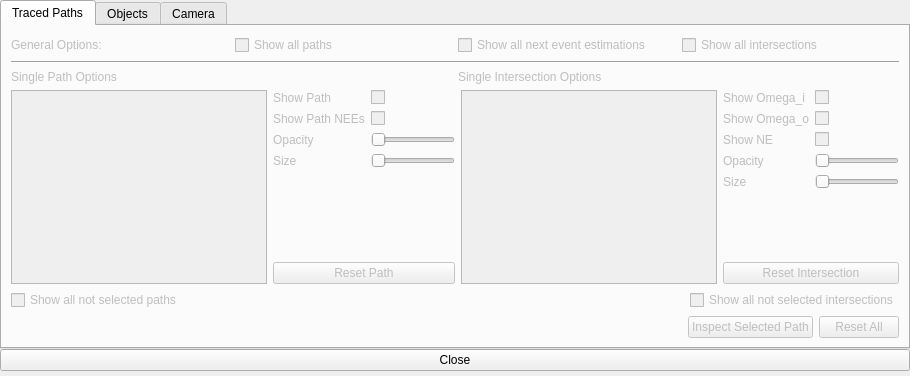
<?xml version="1.0" encoding="UTF-8"?>
<ui version="4.0">
 <class>uirendersceneoptions</class>
 <widget class="QWidget" name="uirendersceneoptions">
  <property name="enabled">
   <bool>true</bool>
  </property>
  <property name="geometry">
   <rect>
    <x>0</x>
    <y>0</y>
    <width>958</width>
    <height>404</height>
   </rect>
  </property>
  <property name="sizePolicy">
   <sizepolicy hsizetype="Fixed" vsizetype="Fixed">
    <horstretch>0</horstretch>
    <verstretch>0</verstretch>
   </sizepolicy>
  </property>
  <property name="minimumSize">
   <size>
    <width>0</width>
    <height>0</height>
   </size>
  </property>
  <property name="windowTitle">
   <string>Scene Options</string>
  </property>
  <layout class="QVBoxLayout" name="verticalLayout" stretch="0,0">
   <property name="spacing">
    <number>0</number>
   </property>
   <property name="sizeConstraint">
    <enum>QLayout::SetFixedSize</enum>
   </property>
   <property name="leftMargin">
    <number>0</number>
   </property>
   <property name="topMargin">
    <number>0</number>
   </property>
   <property name="rightMargin">
    <number>0</number>
   </property>
   <property name="bottomMargin">
    <number>5</number>
   </property>
   <item>
    <widget class="QTabWidget" name="tabWidget">
     <property name="currentIndex">
      <number>0</number>
     </property>
     <widget class="QWidget" name="scene_traced_paths">
      <attribute name="title">
       <string>Traced Paths</string>
      </attribute>
      <layout class="QVBoxLayout" name="verticalLayout_3">
       <item>
        <layout class="QHBoxLayout" name="horizontalLayout">
         <item>
          <widget class="QLabel" name="labelGeneral">
           <property name="enabled">
            <bool>false</bool>
           </property>
           <property name="text">
            <string>General Options:</string>
           </property>
          </widget>
         </item>
         <item>
          <widget class="QCheckBox" name="cbShowAllPaths">
           <property name="enabled">
            <bool>false</bool>
           </property>
           <property name="text">
            <string>Show all paths</string>
           </property>
          </widget>
         </item>
         <item>
          <widget class="QCheckBox" name="cbShowAllNEEs">
           <property name="enabled">
            <bool>false</bool>
           </property>
           <property name="text">
            <string>Show all next event estimations</string>
           </property>
          </widget>
         </item>
         <item>
          <widget class="QCheckBox" name="cbShowAllIntersections">
           <property name="enabled">
            <bool>false</bool>
           </property>
           <property name="text">
            <string>Show all intersections</string>
           </property>
          </widget>
         </item>
        </layout>
       </item>
       <item>
        <widget class="Line" name="line">
         <property name="orientation">
          <enum>Qt::Horizontal</enum>
         </property>
        </widget>
       </item>
       <item>
        <layout class="QHBoxLayout" name="horizontalLayout_4">
         <item>
          <widget class="QLabel" name="labelPathOptions">
           <property name="enabled">
            <bool>false</bool>
           </property>
           <property name="text">
            <string>Single Path Options</string>
           </property>
          </widget>
         </item>
         <item>
          <widget class="QLabel" name="labelIntersectionOptions">
           <property name="enabled">
            <bool>false</bool>
           </property>
           <property name="text">
            <string>Single Intersection Options</string>
           </property>
          </widget>
         </item>
        </layout>
       </item>
       <item>
        <layout class="QHBoxLayout" name="horizontalLayout_2">
         <item>
          <widget class="QListWidget" name="listPaths">
           <property name="enabled">
            <bool>false</bool>
           </property>
           <property name="sizePolicy">
            <sizepolicy hsizetype="Expanding" vsizetype="Expanding">
             <horstretch>0</horstretch>
             <verstretch>0</verstretch>
            </sizepolicy>
           </property>
          </widget>
         </item>
         <item>
          <layout class="QVBoxLayout" name="verticalLayout_2">
           <item>
            <layout class="QFormLayout" name="formLayout">
             <item row="0" column="0">
              <widget class="QLabel" name="labelShowPath">
               <property name="enabled">
                <bool>false</bool>
               </property>
               <property name="text">
                <string>Show Path</string>
               </property>
              </widget>
             </item>
             <item row="0" column="1">
              <widget class="QCheckBox" name="cbShowPathRays">
               <property name="enabled">
                <bool>false</bool>
               </property>
               <property name="text">
                <string/>
               </property>
              </widget>
             </item>
             <item row="1" column="0">
              <widget class="QLabel" name="labelShowPathNE">
               <property name="enabled">
                <bool>false</bool>
               </property>
               <property name="text">
                <string>Show Path NEEs</string>
               </property>
              </widget>
             </item>
             <item row="1" column="1">
              <widget class="QCheckBox" name="cbShowNEERays">
               <property name="enabled">
                <bool>false</bool>
               </property>
               <property name="text">
                <string/>
               </property>
              </widget>
             </item>
             <item row="2" column="0">
              <widget class="QLabel" name="labelPathOpacity">
               <property name="enabled">
                <bool>false</bool>
               </property>
               <property name="text">
                <string>Opacity</string>
               </property>
              </widget>
             </item>
             <item row="2" column="1">
              <widget class="QSlider" name="sliderPathOpacity">
               <property name="enabled">
                <bool>false</bool>
               </property>
               <property name="orientation">
                <enum>Qt::Horizontal</enum>
               </property>
              </widget>
             </item>
             <item row="3" column="0">
              <widget class="QLabel" name="labelPathSize">
               <property name="enabled">
                <bool>false</bool>
               </property>
               <property name="text">
                <string>Size</string>
               </property>
              </widget>
             </item>
             <item row="3" column="1">
              <widget class="QSlider" name="sliderPathSize">
               <property name="enabled">
                <bool>false</bool>
               </property>
               <property name="orientation">
                <enum>Qt::Horizontal</enum>
               </property>
              </widget>
             </item>
            </layout>
           </item>
           <item>
            <widget class="QPushButton" name="pbResetPath">
             <property name="enabled">
              <bool>false</bool>
             </property>
             <property name="text">
              <string>Reset Path</string>
             </property>
            </widget>
           </item>
          </layout>
         </item>
         <item>
          <widget class="QListWidget" name="listIntersections">
           <property name="enabled">
            <bool>false</bool>
           </property>
          </widget>
         </item>
         <item>
          <layout class="QVBoxLayout" name="verticalLayout_4">
           <item>
            <layout class="QFormLayout" name="formLayout_2">
             <item row="0" column="0">
              <widget class="QLabel" name="labelShowOmegaI">
               <property name="enabled">
                <bool>false</bool>
               </property>
               <property name="text">
                <string>Show Omega_i</string>
               </property>
              </widget>
             </item>
             <item row="1" column="0">
              <widget class="QLabel" name="labelShowOmegaO">
               <property name="enabled">
                <bool>false</bool>
               </property>
               <property name="text">
                <string>Show Omega_o</string>
               </property>
              </widget>
             </item>
             <item row="2" column="0">
              <widget class="QLabel" name="labelShowNE">
               <property name="enabled">
                <bool>false</bool>
               </property>
               <property name="text">
                <string>Show NE</string>
               </property>
              </widget>
             </item>
             <item row="3" column="0">
              <widget class="QLabel" name="labelIntersectionOpacity">
               <property name="enabled">
                <bool>false</bool>
               </property>
               <property name="text">
                <string>Opacity</string>
               </property>
              </widget>
             </item>
             <item row="4" column="0">
              <widget class="QLabel" name="labelIntersectionSize">
               <property name="enabled">
                <bool>false</bool>
               </property>
               <property name="text">
                <string>Size</string>
               </property>
              </widget>
             </item>
             <item row="0" column="1">
              <widget class="QCheckBox" name="cbShowOmegaI">
               <property name="enabled">
                <bool>false</bool>
               </property>
               <property name="text">
                <string/>
               </property>
              </widget>
             </item>
             <item row="1" column="1">
              <widget class="QCheckBox" name="cbShowOmegaO">
               <property name="enabled">
                <bool>false</bool>
               </property>
               <property name="text">
                <string/>
               </property>
              </widget>
             </item>
             <item row="2" column="1">
              <widget class="QCheckBox" name="cbShowNEE">
               <property name="enabled">
                <bool>false</bool>
               </property>
               <property name="text">
                <string/>
               </property>
              </widget>
             </item>
             <item row="3" column="1">
              <widget class="QSlider" name="sliderIntersectionOpacity">
               <property name="enabled">
                <bool>false</bool>
               </property>
               <property name="orientation">
                <enum>Qt::Horizontal</enum>
               </property>
              </widget>
             </item>
             <item row="4" column="1">
              <widget class="QSlider" name="sliderIntersectionSize">
               <property name="enabled">
                <bool>false</bool>
               </property>
               <property name="orientation">
                <enum>Qt::Horizontal</enum>
               </property>
              </widget>
             </item>
            </layout>
           </item>
           <item>
            <widget class="QPushButton" name="pbResetIntersection">
             <property name="enabled">
              <bool>false</bool>
             </property>
             <property name="text">
              <string>Reset Intersection</string>
             </property>
            </widget>
           </item>
          </layout>
         </item>
        </layout>
       </item>
       <item>
        <layout class="QHBoxLayout" name="horizontalLayout_3">
         <item>
          <widget class="QCheckBox" name="cbShowAllOtherPaths">
           <property name="enabled">
            <bool>false</bool>
           </property>
           <property name="text">
            <string>Show all not selected paths</string>
           </property>
          </widget>
         </item>
         <item>
          <spacer name="horizontalSpacer">
           <property name="orientation">
            <enum>Qt::Horizontal</enum>
           </property>
           <property name="sizeHint" stdset="0">
            <size>
             <width>40</width>
             <height>20</height>
            </size>
           </property>
          </spacer>
         </item>
         <item>
          <widget class="QCheckBox" name="cbShowAllOtherIntersections">
           <property name="enabled">
            <bool>false</bool>
           </property>
           <property name="text">
            <string>Show all not selected intersections</string>
           </property>
          </widget>
         </item>
        </layout>
       </item>
       <item>
        <layout class="QHBoxLayout" name="horizontalLayout_6">
         <item>
          <spacer name="horizontalSpacer_2">
           <property name="orientation">
            <enum>Qt::Horizontal</enum>
           </property>
           <property name="sizeHint" stdset="0">
            <size>
             <width>40</width>
             <height>20</height>
            </size>
           </property>
          </spacer>
         </item>
         <item>
          <widget class="QPushButton" name="pbInspectSelectedPath">
           <property name="enabled">
            <bool>false</bool>
           </property>
           <property name="text">
            <string>Inspect Selected Path</string>
           </property>
          </widget>
         </item>
         <item>
          <widget class="QPushButton" name="pbResetAll">
           <property name="enabled">
            <bool>false</bool>
           </property>
           <property name="text">
            <string>Reset All</string>
           </property>
          </widget>
         </item>
        </layout>
       </item>
      </layout>
     </widget>
     <widget class="QWidget" name="scene_objects">
      <attribute name="title">
       <string>Objects</string>
      </attribute>
      <layout class="QVBoxLayout" name="verticalLayout_6">
       <item>
        <layout class="QHBoxLayout" name="horizontalLayout_5">
         <item>
          <widget class="QListWidget" name="listSceneObjects">
           <property name="enabled">
            <bool>false</bool>
           </property>
          </widget>
         </item>
         <item>
          <layout class="QVBoxLayout" name="verticalLayout_5">
           <item>
            <layout class="QFormLayout" name="formLayout_3">
             <item row="0" column="0">
              <widget class="QLabel" name="labelMeshopacity">
               <property name="enabled">
                <bool>false</bool>
               </property>
               <property name="text">
                <string>Opacity</string>
               </property>
              </widget>
             </item>
             <item row="0" column="1">
              <widget class="QSlider" name="sliderMeshOpacity">
               <property name="enabled">
                <bool>false</bool>
               </property>
               <property name="orientation">
                <enum>Qt::Horizontal</enum>
               </property>
              </widget>
             </item>
            </layout>
           </item>
           <item>
            <widget class="QPushButton" name="pbResetMesh">
             <property name="enabled">
              <bool>false</bool>
             </property>
             <property name="text">
              <string>Reset Mesh</string>
             </property>
            </widget>
           </item>
          </layout>
         </item>
        </layout>
       </item>
       <item>
        <layout class="QFormLayout" name="formLayout_4">
         <item row="0" column="0">
          <widget class="QLabel" name="labelSceneOpacity">
           <property name="enabled">
            <bool>false</bool>
           </property>
           <property name="text">
            <string>Scene Opacity</string>
           </property>
          </widget>
         </item>
         <item row="0" column="1">
          <widget class="QSlider" name="sliderSceneOpacity">
           <property name="enabled">
            <bool>false</bool>
           </property>
           <property name="orientation">
            <enum>Qt::Horizontal</enum>
           </property>
          </widget>
         </item>
        </layout>
       </item>
       <item>
        <layout class="QHBoxLayout" name="horizontalLayout_8">
         <item>
          <widget class="QPushButton" name="pbResetScene">
           <property name="enabled">
            <bool>false</bool>
           </property>
           <property name="text">
            <string>Reset Scene Options</string>
           </property>
          </widget>
         </item>
        </layout>
       </item>
      </layout>
     </widget>
     <widget class="QWidget" name="scene_camera">
      <attribute name="title">
       <string>Camera</string>
      </attribute>
      <layout class="QVBoxLayout" name="verticalLayout_8">
       <item>
        <layout class="QFormLayout" name="formLayout_5">
         <item row="0" column="0">
          <widget class="QLabel" name="labelMotionSpeed">
           <property name="enabled">
            <bool>false</bool>
           </property>
           <property name="text">
            <string>Camera Motion Speed</string>
           </property>
          </widget>
         </item>
         <item row="0" column="1">
          <widget class="QSlider" name="sliderCameraSpeed">
           <property name="enabled">
            <bool>false</bool>
           </property>
           <property name="orientation">
            <enum>Qt::Horizontal</enum>
           </property>
          </widget>
         </item>
         <item row="1" column="0">
          <widget class="QLabel" name="labelCameraClipping">
           <property name="enabled">
            <bool>false</bool>
           </property>
           <property name="text">
            <string>Clip To Selected Intersection</string>
           </property>
          </widget>
         </item>
         <item row="1" column="1">
          <widget class="QCheckBox" name="cbCameraClipping">
           <property name="enabled">
            <bool>false</bool>
           </property>
           <property name="text">
            <string/>
           </property>
          </widget>
         </item>
         <item row="2" column="0">
          <spacer name="verticalSpacer">
           <property name="orientation">
            <enum>Qt::Vertical</enum>
           </property>
           <property name="sizeHint" stdset="0">
            <size>
             <width>20</width>
             <height>40</height>
            </size>
           </property>
          </spacer>
         </item>
        </layout>
       </item>
       <item>
        <layout class="QHBoxLayout" name="horizontalLayout_7">
         <item>
          <widget class="QPushButton" name="pbResetCamera">
           <property name="enabled">
            <bool>false</bool>
           </property>
           <property name="text">
            <string>Reset Camera Options</string>
           </property>
          </widget>
         </item>
        </layout>
       </item>
      </layout>
     </widget>
    </widget>
   </item>
   <item>
    <widget class="QPushButton" name="pbClose">
     <property name="text">
      <string>Close</string>
     </property>
    </widget>
   </item>
  </layout>
 </widget>
 <resources/>
 <connections/>
</ui>
